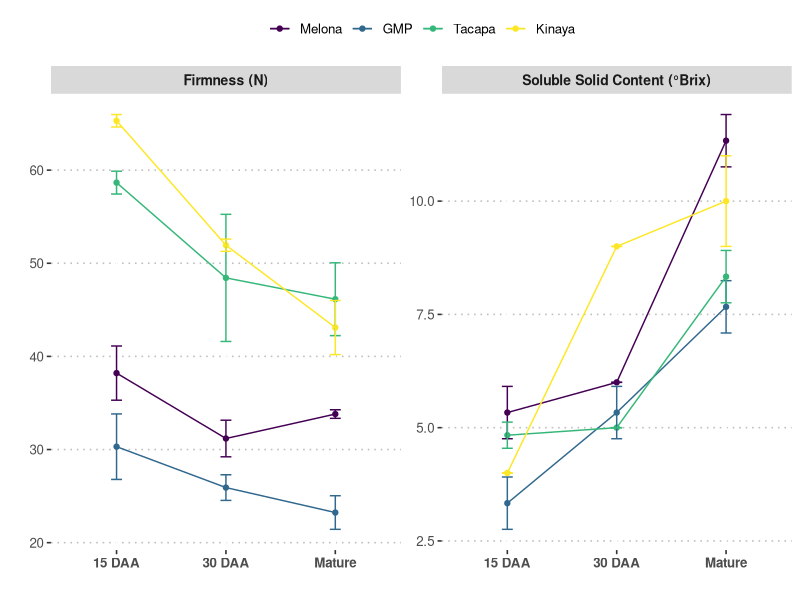

R code for this plot: (Note: this script raises an error after producing the figure.)
# =============================================================================
#                         MORPHOMETRICS DATA ANALYSIS
# Statistical approach:
#   - One-way ANOVA (stage) per trait per cultivar
#   - Post-hoc Tukey HSD within each cultivar across stages
#   - Normality is assumed based on biological plausibility 
#
# Outputs:
#   results/morpho_summary.csv           — mean ± SD per trait per cultivar
#   results/morpho_anova.csv             — one-way ANOVA per trait
#   results/morpho_tukey_ssc.csv         — Tukey HSD for SSC
#   results/morpho_tukey_firmness.csv    — Tukey HSD for firmness
#   figures/morpho_ssc_firmness.pdf      — publication figure
# =============================================================================

suppressPackageStartupMessages({
  library(tidyverse)
  library(multcompView)
  library(ggpubr)#for CLD annotation 
})

#-- Step 1. Data Loading ------------------------------------------------------
morpho_df <- read_csv("data/morphometrics/fruit_morphometrics.csv", 
               show_col_types = FALSE, 
               col_select = seq(1,10), 
               n_max = 36 #select only non-NA cell
               ) 

#-- Step 2. Decoding Sample Code and Tidying The Data -------------------------
morpho_df <- morpho_df |> 
  separate( # Decoding sample code inside `samples` column
    col = samples,
    into = c("cultivar", "stage", "biorep"), 
    sep = "\\.",
    remove = TRUE,
    fill = "right"
  ) |>  
  mutate(
    cultivar = case_when( # Adding proper label
      cultivar == "M" ~ "Melona", 
      cultivar == "K" ~ "Kinaya",
      cultivar == "T" ~ "Tacapa", 
      cultivar == "G" ~ "GMP"
    ),
    stage    = case_when(
      stage == "15" ~ "15 DAA", 
      stage == "30" ~ "30 DAA", 
      stage == "M"  ~ "Mature"
    )
  ) |> 
  mutate(
    cultivar = factor(cultivar, levels = c("Melona", "GMP", "Tacapa", "Kinaya")),
    stage    = factor(stage, levels = c("15 DAA", "30 DAA", "Mature"))
  )

#-- Step 2. Summary Statistics Table — mean ± SD per cultivar × stage ---------
summary_tbl <- morpho_df %>%
  group_by(cultivar, stage) %>%
  summarise(
    across(
      where(is.numeric),
      list(mean = ~mean(.x, na.rm = TRUE),
           sd   = ~sd(.x, na.rm = TRUE)),
      .names = "{.col}_{.fn}"
    ),
    .groups = "drop"
  )

summary_tbl <- summary_tbl %>%
  mutate(across(
    ends_with("_mean"),
    ~ paste0(
      round(.x, 2),
      " (± ",
      round(get(sub("_mean", "_sd", cur_column())), 2),
      ")"
    ),
    .names = "{.col}_fmt"
  ))

summary_tbl <- summary_tbl |> 
  select(cultivar, stage, ends_with("_mean_fmt")) |> 
  rename_with(~ gsub("_mean_fmt", "", .x)) |> 
  rename("fw" = fruit_weight, 
         "vc" = v_perimeter,
         "hc" = h_perimeter,
         "vd" = v_diameter,
         "hd" = h_diameter,
         "rd" = rind_thickness,
         "ft" = flesh_thickness,
         "ssc"= ssc,
         "firm" = firmness)

#-- Step 3. One-Way ANOVA and Tukey Test-----------------------------------------------------
morpho_anova <- morpho_df |> 
  pivot_longer(
    cols = c(fruit_weight, v_perimeter, 
             h_perimeter, v_diameter, 
             h_diameter, 
             flesh_thickness, ssc, firmness),
    names_to = "traits",
    values_to = "values"
  ) |> 
  mutate(traits = factor(traits)) |> 
  group_by(traits, cultivar) |> 
  group_modify(function(df, keys){
    aov_fit <- aov(values ~ stage, data = df)
    tukey <- TukeyHSD(aov_fit)
    as_tibble(tukey$stage, rownames = "comparison")
  }) |> 
  ungroup()

#--Step 4. Compact Letter Display for Tukey Test ------------------------------
morpho_cld <- morpho_df |> 
  pivot_longer(
    cols = c(fruit_weight, v_perimeter, 
             h_perimeter, v_diameter, 
             h_diameter, 
             flesh_thickness, ssc, firmness),
    names_to = "traits",
    values_to = "values"
  ) |> 
  mutate(traits = factor(traits)) |> 
  group_by(traits, cultivar) |> 
  group_modify(function(df, keys){
    aov_fit <- aov(values ~ stage, data = df)
    tukey <- TukeyHSD(aov_fit)
    p_vec <- tukey$stage[, "p adj"]
    cld_letters <- multcompLetters(p_vec)$Letters
    tibble(
           stage = names(cld_letters), 
           cld_letters = cld_letters)
  })
 
#-- Step 5. Firmness and SSC Plot ---------------------------------------------
traits <- c("fruit_weight", "v_perimeter", "h_perimeter",
            "v_diameter", "h_diameter",
            "flesh_thickness", "ssc", "firmness")

morpho_plot <- morpho_df |> 
  pivot_longer(
    cols = c(fruit_weight, v_perimeter, 
             h_perimeter, v_diameter, 
             h_diameter, 
             flesh_thickness, ssc, firmness),
    names_to = "traits",
    values_to = "values"
  ) |> 
  filter(
    traits %in% c("firmness", "ssc")
  ) |> 
  group_by(traits, cultivar, stage) |> 
  summarize(
    mean_value = mean(values), 
    sd_value = sd(values)
  ) |> 
  ggplot(
    aes(
      x = stage,
      y = mean_value, 
      color = cultivar,
    )
  )+
  facet_wrap(~traits, 
             scale = "free_y",
             labeller = as_labeller(c(firmness = "Firmness (N)",
                                      ssc = "Soluble Solid Content (\u00B0Brix)")))+
  geom_point()+
  geom_errorbar(
    aes(ymin = mean_value - sd_value,
        ymax = mean_value + sd_value),
    width = 0.1)+
  geom_line(aes(group = cultivar))+
  scale_color_viridis_d()+
  theme_pubclean()+
  labs(
    x = "",
    y = ""
  )+
  theme(
    axis.text.x = element_text(face = "bold"),
    legend.title = element_blank(),
    legend.position = "top",
    strip.text = element_text(face = "bold", size = 10),
  )

#-- Step 5. Saving The Data and Plot

# Saving Tables
write_csv(morpho_anova, "results/tables/morpho_anova.csv")
write_csv(morpho_cld, "results/tables/morpho_cld.csv")
write_csv(summary_tbl, "results/tables/morpho_summary.csv")

# Saving Plot
ggsave(
  plot = morpho_plot,
  filename = "results/figures/morpho_plot.png",
  create.dir = TRUE,
  dpi = 300,
  units = "mm",
  width = 174,
  height = 140
  )
